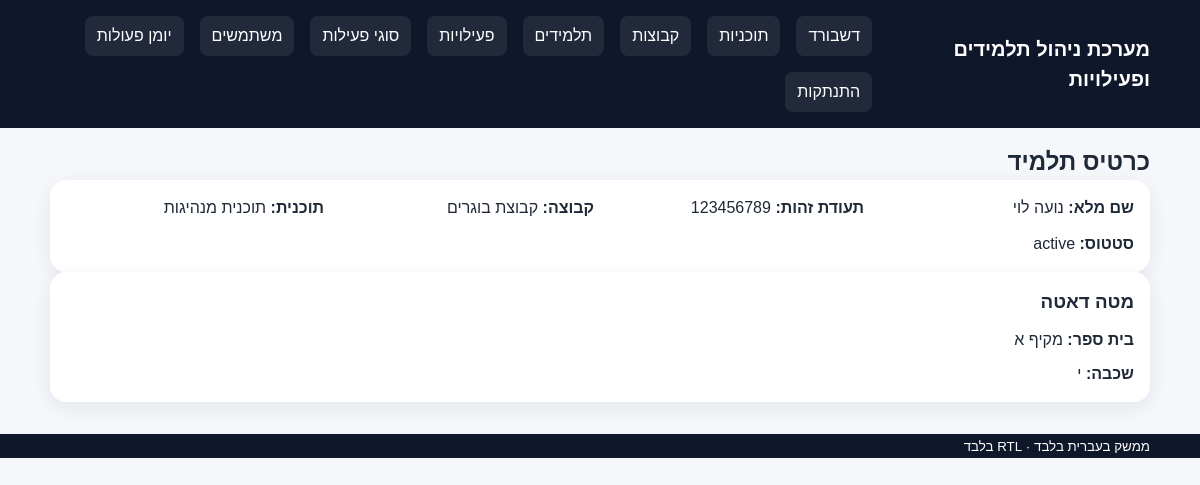
Screenshot of /student_view.php?id=1 (signed in) with the database file from the repository.
### tables this page shows
CREATE TABLE students (
    id BIGINT UNSIGNED AUTO_INCREMENT PRIMARY KEY,
    national_id VARCHAR(20) NOT NULL UNIQUE,
    full_name VARCHAR(150) NOT NULL,
    gender ENUM('male', 'female', 'other') NULL,
    birth_date DATE NULL,
    status ENUM('active', 'frozen') NOT NULL DEFAULT 'active',
    freeze_reason VARCHAR(255) NULL,
    frozen_at DATETIME NULL,
    deleted_at TIMESTAMP NULL DEFAULT NULL,
    created_at TIMESTAMP NULL DEFAULT CURRENT_TIMESTAMP,
    updated_at TIMESTAMP NULL DEFAULT CURRENT_TIMESTAMP ON UPDATE CURRENT_TIMESTAMP,
    INDEX idx_students_status (status),
    INDEX idx_students_name (full_name)
);

CREATE TABLE groups (
    id BIGINT UNSIGNED AUTO_INCREMENT PRIMARY KEY,
    program_id BIGINT UNSIGNED NOT NULL,
    name VARCHAR(150) NOT NULL,
    instructor_user_id BIGINT UNSIGNED NOT NULL,
    status ENUM('active', 'inactive') NOT NULL DEFAULT 'active',
    created_at TIMESTAMP NULL DEFAULT CURRENT_TIMESTAMP,
    updated_at TIMESTAMP NULL DEFAULT CURRENT_TIMESTAMP ON UPDATE CURRENT_TIMESTAMP,
    INDEX idx_groups_program (program_id),
    INDEX idx_groups_instructor (instructor_user_id),
    CONSTRAINT fk_groups_program FOREIGN KEY (program_id) REFERENCES programs(id),
    CONSTRAINT fk_groups_instructor FOREIGN KEY (instructor_user_id) REFERENCES users(id)
);

CREATE TABLE programs (
    id BIGINT UNSIGNED AUTO_INCREMENT PRIMARY KEY,
    name VARCHAR(150) NOT NULL,
    status ENUM('active', 'inactive') NOT NULL DEFAULT 'active',
    deleted_at TIMESTAMP NULL DEFAULT NULL,
    created_at TIMESTAMP NULL DEFAULT CURRENT_TIMESTAMP,
    updated_at TIMESTAMP NULL DEFAULT CURRENT_TIMESTAMP ON UPDATE CURRENT_TIMESTAMP
);

CREATE TABLE metadata_values (
    id BIGINT UNSIGNED AUTO_INCREMENT PRIMARY KEY,
    student_id BIGINT UNSIGNED NOT NULL,
    metadata_field_id BIGINT UNSIGNED NOT NULL,
    value_text TEXT NULL,
    value_number DECIMAL(12,2) NULL,
    value_date DATE NULL,
    value_boolean TINYINT(1) NULL,
    value_json JSON NULL,
    created_at TIMESTAMP NULL DEFAULT CURRENT_TIMESTAMP,
    updated_at TIMESTAMP NULL DEFAULT CURRENT_TIMESTAMP ON UPDATE CURRENT_TIMESTAMP,
    CONSTRAINT fk_metadata_values_student FOREIGN KEY (student_id) REFERENCES students(id),
    CONSTRAINT fk_metadata_values_field FOREIGN KEY (metadata_field_id) REFERENCES metadata_fields(id),
    UNIQUE KEY uq_student_field (student_id, metadata_field_id)
);

CREATE TABLE metadata_fields (
    id BIGINT UNSIGNED AUTO_INCREMENT PRIMARY KEY,
    program_id BIGINT UNSIGNED NOT NULL,
    field_key VARCHAR(100) NOT NULL,
    field_label VARCHAR(150) NOT NULL,
    field_type ENUM('text', 'number', 'date', 'boolean', 'select') NOT NULL,
    is_required TINYINT(1) NOT NULL DEFAULT 0,
    options_json JSON NULL,
    sort_order INT NOT NULL DEFAULT 0,
    is_active TINYINT(1) NOT NULL DEFAULT 1,
    created_at TIMESTAMP NULL DEFAULT CURRENT_TIMESTAMP,
    updated_at TIMESTAMP NULL DEFAULT CURRENT_TIMESTAMP ON UPDATE CURRENT_TIMESTAMP,
    CONSTRAINT fk_metadata_fields_program FOREIGN KEY (program_id) REFERENCES programs(id),
    UNIQUE KEY uq_program_field_key (program_id, field_key)
);

### includes/functions.php (called while the page is built, shortened)
<?php
function e($value): string
{
    return htmlspecialchars((string)$value, ENT_QUOTES, 'UTF-8');
}

### public/student_view.php (the view, shortened to what this page needs)
<?php
$id = (int)get('id');
$db = getDB();
$stmt = $db->prepare('SELECT s.*, g.name AS group_name, g.id AS group_id, p.name AS program_name FROM students s JOIN group_student gs ON gs.student_id = s.id AND gs.is_active = 1 JOIN groups g ON g.id = gs.group_id JOIN programs p ON p.id = g.program_id WHERE s.id = :id');
$stmt->execute(['id' => $id]);
$student = $stmt->fetch();
$stmt = $db->prepare('SELECT mf.field_label, mv.value_text, mv.value_number, mv.value_date, mv.value_boolean, mv.value_json FROM metadata_fields mf LEFT JOIN metadata_values mv ON mv.metadata_field_id = mf.id AND mv.student_id = :sid WHERE mf.program_id = :pid AND mf.is_active = 1 ORDER BY mf.sort_order, mf.id');
$stmt->execute(['sid' => $id, 'pid' => $student['group_id'] ? $db->query('SELECT program_id FROM groups WHERE id='.(int)$student['group_id'])->fetchColumn() : 0]);
$meta = $stmt->fetchAll();
include __DIR__ . '/../includes/header.php';
?>
<h2>כרטיס תלמיד</h2>
<div class="card details-grid">
    <div><strong>שם מלא:</strong> <?= e($student['full_name']) ?></div>
    <div><strong>תעודת זהות:</strong> <?= e($student['national_id']) ?></div>
    <div><strong>קבוצה:</strong> <?= e($student['group_name']) ?></div>
    <div><strong>תוכנית:</strong> <?= e($student['program_name']) ?></div>
    <div><strong>סטטוס:</strong> <?= e($student['status']) ?></div>
</div>
<div class="card">
    <h3>מטה דאטה</h3>
    <ul class="meta-list">
        <?php foreach ($meta as $item): $val = $item['value_text'] ?? $item['value_number'] ?? $item['value_date'] ?? ($item['value_boolean'] !== null ? ($item['value_boolean'] ? 'כן' : 'לא') : ($item['value_json'] ? json_decode($item['value_json'], true) : '')); ?>
        <li><strong><?= e($item['field_label']) ?>:</strong> <?= e(is_string($val) ? $val : json_encode($val, JSON_UNESCAPED_UNICODE)) ?></li>
        <?php endforeach; ?>
    </ul>
</div>
<?php include __DIR__ . '/../includes/footer.php'; ?>

### assets/css/layout.css (style rules this page uses)
body { font-family:Arial,sans-serif;background:#f5f7fb;color:#1f2937;line-height:1.5 }
.card { background:#fff;padding:1rem;border-radius:1rem;box-shadow:0 6px 20px rgba(15,23,42,.08) }
.details-grid { display:grid;grid-template-columns:repeat(auto-fit,minmax(220px,1fr));gap:.75rem }

### assets/css/tables.css (style rules this page uses)
.meta-list { list-style:none;display:grid;gap:.6rem;padding-top:.75rem }

### assets/css/app.css (style rules this page uses)
body { background: #f5f7fb; color: #1f2937; }

### rows the page displays
students: full_name "נועה לוי", national "123456789", groups.name "קבוצת בוגרים", programs.name "תוכנית מנהיגות", status "active"
metadata_values: metadata_field.field_label "בית ספר", value_text "מקיף א"
metadata_values: metadata_field.field_label "שכבה", value_text+value_number+value_date "י"

### other values shown
getConfig()['app_name'] "מערכת ניהול תלמידים ופעילויות"
